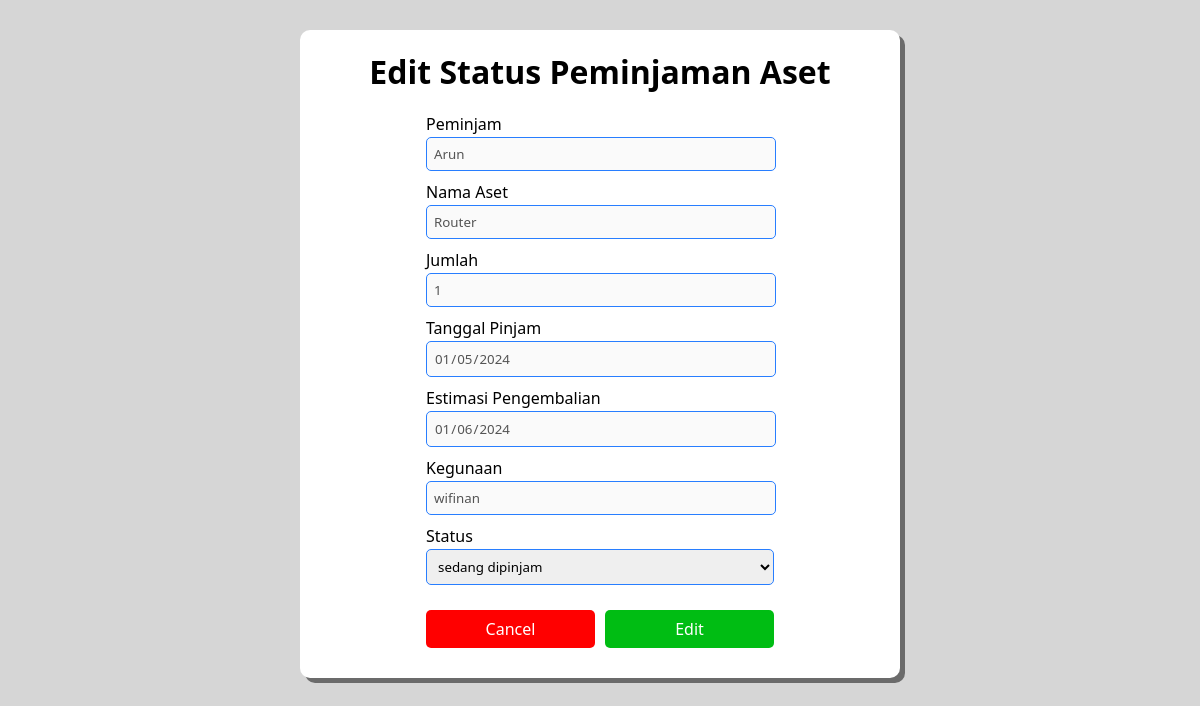
Page /edit-status.php?id=9 on the committed database.
### tables this page shows
CREATE TABLE `transaksi_peminjaman` (
  `id` int(11) NOT NULL,
  `aset_id` int(11) NOT NULL,
  `user_id` int(11) NOT NULL,
  `status_id` int(11) NOT NULL,
  `jml_pinjam` int(11) NOT NULL,
  `tgl_pinjam` date NOT NULL,
  `tgl_rencana_kembali` date NOT NULL,
  `tgl_kembali` date DEFAULT NULL,
  `peruntukkan` varchar(400) NOT NULL
);

CREATE TABLE `users` (
  `id` int(11) NOT NULL,
  `nama` varchar(300) NOT NULL,
  `instansi` varchar(300) NOT NULL,
  `bagian` varchar(300) NOT NULL
);

CREATE TABLE `asets` (
  `id` int(11) NOT NULL,
  `nama_aset` varchar(300) NOT NULL,
  `jml_aset` int(11) NOT NULL,
  `merk` varchar(300) NOT NULL
);

### edit-status.php (the view, shortened to what this page needs)
<?php
    include 'koneksi.php';
    if (isset($_GET['id'])) {
        $id = $_GET['id'];
    }
    else{
        $id = $_POST['id'];
    }
    $query = "SELECT tp.id, a.id AS aset_id, u.nama, a.nama_aset, tp.jml_pinjam, tp.tgl_pinjam, tp.tgl_rencana_kembali, tp.tgl_kembali, tp.peruntukkan, s.status, s.id AS status_id
                FROM `transaksi_peminjaman` tp JOIN asets a ON tp.aset_id = a.id JOIN users u ON tp.user_id=u.id JOIN statuses s ON tp.status_id=s.id
                WHERE tp.id=$id";
    $sql = mysqli_query($db, $query);
    $peminjaman = mysqli_fetch_array($sql);
    $query = "SELECT * FROM statuses";
    $sql = mysqli_query($db, $query);
    $statuses = mysqli_fetch_all($sql, MYSQLI_ASSOC);
?>
<!DOCTYPE html>
<html lang="en">
<head>
    <link rel="stylesheet" href="style.css">
</head>
<body>
    <div class="container-form-pinjam">
        <h1>Edit Status Peminjaman Aset</h1>
        <form action="edit-status.php" method="post">
            <label for="">Peminjam</label>
            <input type="text" value="<?php echo $peminjaman['nama'] ?>" disabled><br>
            <label for="">Nama Aset</label>
            <input type="text" value="<?php echo $peminjaman['nama_aset'] ?>" disabled><br>
            <label for="">Jumlah</label>
            <input type="number"  value="<?php echo $peminjaman['jml_pinjam'] ?>" disabled><br>
            <label for="">Tanggal Pinjam</label>
            <input type="date"  value="<?php echo $peminjaman['tgl_pinjam'] ?>" disabled><br>
            <label for="">Estimasi Pengembalian</label>
            <input type="date" value="<?php echo $peminjaman['tgl_rencana_kembali'] ?>" disabled><br>
            <label for="">Kegunaan</label>
            <input type="text" value="<?php echo $peminjaman['peruntukkan'] ?>" disabled><br>
            <label for="">Status</label>
            <select name="status" id="">
                <?php for ($i=0; $i < count($statuses); $i++) { ?>
                    <option value="<?php echo $statuses[$i]['id'] ?>"><?php echo $statuses[$i]['status'] ?></option>
                <?php } ?>
            </select>
            <div class="button">
                <a href="index.php"><button class="btn btn-cancel" type="button">Cancel</button></a>
                <button class="btn btn-simpan" name="edit" value="edit" type="submit">Edit</button>
            </div>
        </form>
    </div>
</body>
</html>

### style.css (style rules this page uses)
* { margin: 0; font-family: 'Segoe UI', Tahoma, Geneva, Verdana, sans-serif; }
body { background-color: #D6D6D6; }
::placeholder { color: #FFFFFF; }
.container-form-pinjam { width: 50%; background-color: #FFFFFF; padding: 20px 0px 30px; margin: 30px auto; border-radius: 10px; box-shadow: 5px 5px #6b6b6b; }
.container-form-pinjam h1 { margin-top: 0; text-align: center; margin-bottom: 20px; }
.container-form-pinjam form { width: 58%; margin: auto; }
.container-form-pinjam form select { width: 100%; padding: 7px; margin: 2px 0 10px; border: 1px solid #287EFF; border-radius: 5px; }
.container-form-pinjam form input { width: 96%; padding: 7px; margin: 2px 0 10px; border: 1px solid #287EFF; border-radius: 5px; }
.container-form-pinjam form .button { margin-top: 15px; width: 100%; text-align: center; }
.container-form-pinjam form .button .btn-cancel { width: 48.5%; padding: 8px; margin-right: 3px; background-color: #FF0000; border: 0; border-radius: 5px; color: #FFFFFF; font-size: 12pt; }
.container-form-pinjam form .button .btn-simpan { width: 48.5%; padding: 8px; margin-left: 3px; background-color: #00BD13; border: 0; border-radius: 5px; color: #FFFFFF; font-size: 12pt; }

### rows in the picture
transaksi_peminjaman: user.nama "Arun", aset.nama_aset "Router", jml_pinjam "1", tgl_pinjam "01/05/2024", tgl_rencana_kembali "01/06/2024", peruntukkan "wifinan"

### other values in the picture
form field status "sedang dipinjam"
